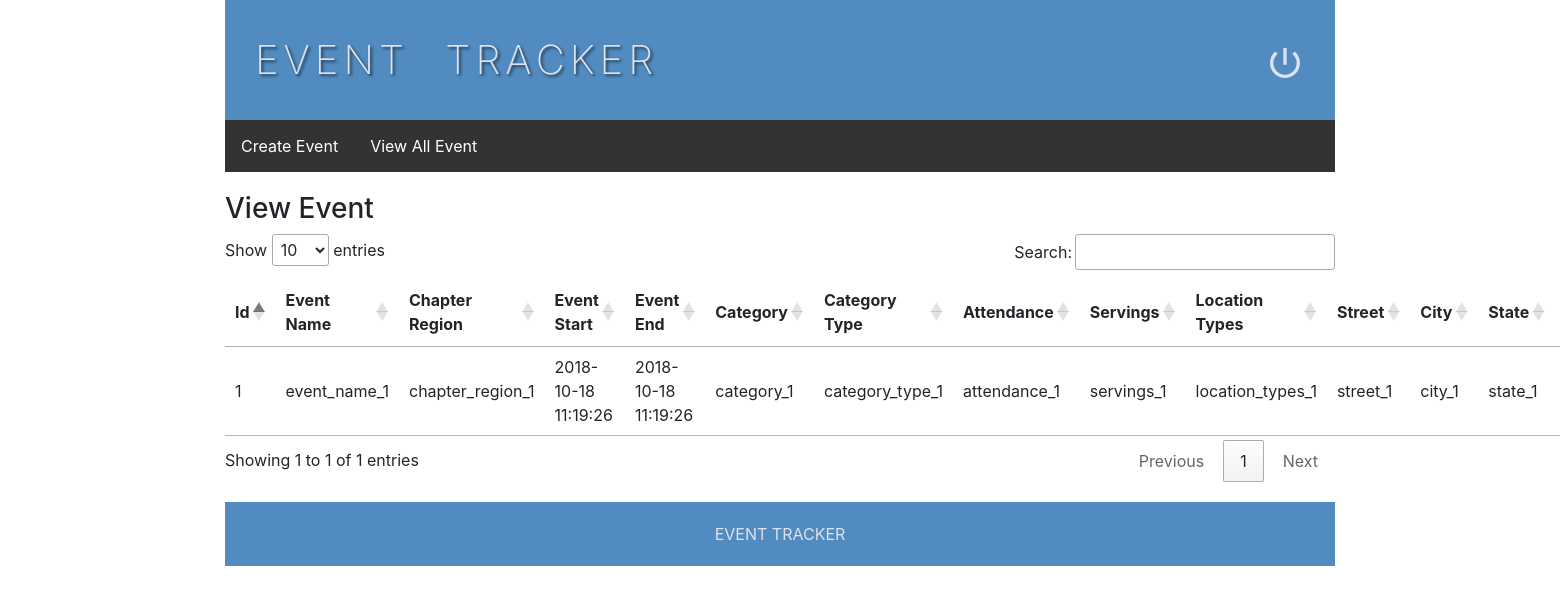
The page /view-events.php (signed in) on the database its author committed.
### tables this page shows
create table event_tracker(
id integer auto_increment primary key,
event_name varchar(255),
chapter_region varchar(255),
event_start_date datetime,
event_end_date datetime,
category varchar(255),
category_type varchar(255),
attendance varchar(255),
servings varchar(255),
location_types varchar(255),
street varchar(255),
city varchar(255),
state varchar(255),
zip varchar(255),
attendees varchar(255),
event_in_charge varchar(255),
speakers varchar(255),
expense double,
paid_by varchar(255),
income double,
donation varchar(255),
workers integer,
volunteers integer,
rating integer,
issues varchar(2000),
comments varchar(2000)
);

### utilities.php (called while the page is built, shortened)
<?php
function isLoggedIn() {
    return isset($_SESSION["logged_in_user"]) && $_SESSION["logged_in_user"] != null;
}

### view-events.php (the view, shortened to what this page needs)
<!doctype html>
<html lang="en">
<head>
    <?php include_once 'common_html_head.php' ?>
</head>
<body>
<?php include_once 'header.php'?>
<div class="container">
    <div class="row">
        <div class="col-sm-12">
            <h3>View Event</h3>
<?php
$stmt = $db->prepare("SELECT * FROM event_tracker");
$stmt->execute();
$result = $stmt->get_result();
if($result->num_rows === 0) {
    echo "No events found";
} else {
    ?>
    <table id="event_grid">
        <thead>
            <tr>
                <th>Id</th>
                <th>Event Name</th>
                <th>Chapter Region</th>
                <th>Event Start</th>
                <th>Event End</th>
                <th>Category</th>
                <th>Category Type</th>
                <th>Attendance</th>
                <th>Servings</th>
                <th>Location Types</th>
                <th>Street</th>
                <th>City</th>
                <th>State</th>
                <th>Zip</th>
            </tr>
        </thead>
        <tbody>
    <?php
    while($row = $result->fetch_assoc()) {
        ?>
        <tr>
            <td><?php echo $row['id']?></td>
            <td><?php echo $row['event_name']?></td>
            <td><?php echo $row['chapter_region']?></td>
            <td><?php echo $row['event_start_date']?></td>
            <td><?php echo $row['event_end_date']?></td>
            <td><?php echo $row['category']?></td>
            <td><?php echo $row['category_type']?></td>
            <td><?php echo $row['attendance']?></td>
            <td><?php echo $row['servings']?></td>
            <td><?php echo $row['location_types']?></td>
            <td><?php echo $row['street']?></td>
            <td><?php echo $row['city']?></td>
            <td><?php echo $row['state']?></td>
            <td><?php echo $row['zip']?></td>
        </tr>
        <?php
    }
    ?>
        </tbody>
    </table>
    <?php
}
?>
        </div>
    </div>
</div>
<?php include_once 'footer.php'?>
</body>
</html>

### common_html_head.php (shortened to what this page needs)
<link rel="stylesheet" href="https://stackpath.bootstrapcdn.com/bootstrap/4.1.0/css/bootstrap.min.css"
>
<link rel="stylesheet" href="https://cdnjs.cloudflare.com/ajax/libs/tempusdominus-bootstrap-4/5.0.0-alpha14/css/tempusdominus-bootstrap-4.min.css" />
<link rel="stylesheet" href="https://stackpath.bootstrapcdn.com/font-awesome/4.7.0/css/font-awesome.min.css" />
<link rel="stylesheet" href="https://cdn.datatables.net/1.10.19/css/jquery.dataTables.min.css" />
<?php
require_once "utilities.php";

### header.php (shortened to what this page needs)
<?php
require_once "utilities.php";
?>
<div class="container" style="margin-bottom: 20px;">
    <div class="row">
        <div class="col-lg-12">
            <div style="background-color: #518bbf; color: #dce0ef; font-size: 40px; padding: 30px;">
                <div style="display: inline; word-spacing: 20px; letter-spacing: 5px; font-weight: 200; text-shadow: 2px 2px 3px rgba(0,0,0,0.6)">
                    EVENT TRACKER
                </div>
                <?php
                if (isLoggedIn()) {
                    ?>
                    <div style="display: inline; float: right; ">
                        <a href="logout.php" style="border: 0;">
                            <img src="images/baseline-power_settings_new-24px.svg" alt="logout" style="width: 40px; border: 0">
                        </a>
                    </div>
                    <?php
                }
                ?>
            </div>
        </div>
    </div>
    <?php
    if (isLoggedIn()) {
        ?>
        <div class="row">
            <div class="col-sm-12">
                <div class="mainNav">
                    <ul>
                        <li><a href="even-tracker.php">Create Event</a></li>
                        <li><a href="view-events.php">View All Event</a></li>
                    </ul>
                </div>
            </div>
        </div>
        <?php
    }
    ?>
</div>

### footer.php (shortened to what this page needs)
<div class="container">
    <div style="background-color: #518bbf; color: #dce0ef; padding: 20px; text-align: center; margin-top: 20px">
        EVENT TRACKER
    </div>
</div>

### header.php (style rules this page uses)
.mainNav ul { list-style-type: none; margin: 0; padding: 0; overflow: hidden; background-color: #333; }
.mainNav ul li { float: left; }
.mainNav ul li a { display: block; color: white; text-align: center; padding: 14px 16px; text-decoration: none; }

### rows shown on the page
event_tracker: id "1", event_name "event_name_1", chapter_region "chapter_region_1", event_start_date "2018-10-18 11:19:26", event_end_date "2018-10-18 11:19:26", category "category_1", category_type "category_type_1", attendance "attendance_1", servings "servings_1", location_types "location_types_1", street "street_1", city "city_1", state "state_1"
